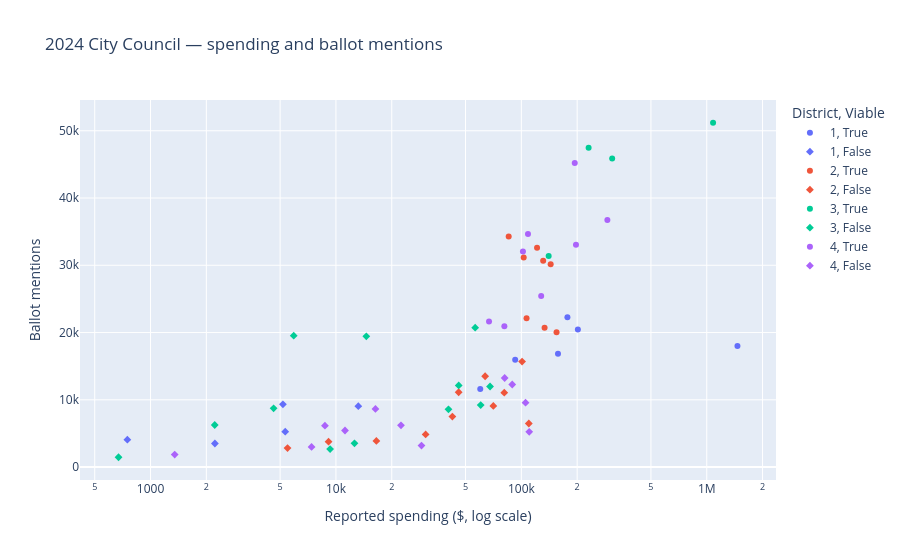

Notebook code for this chart:
### Markdown cell above
## 6. Interactive candidate explorer: spending and mentions

For spending, the log specification fits better. The x-axis is therefore shown
on a log scale for exploration.

### Code cell
plot_data = analysis.dropna(
    subset=["total_spending", "mentions"]
).copy()

plot_data["district"] = (
    plot_data["district"]
    .astype(str)
)

fig = px.scatter(
    plot_data,
    x="total_spending",
    y="mentions",
    color="district",
    symbol="is_viable",
    hover_name="canonical_candidate",
    hover_data={
        "total_spending": ":$,.0f",
        "mentions": ":,.0f",
        "first_place_votes": ":,.0f",
        "is_viable": True,
    },
    log_x=True,
    labels={
        "total_spending": "Reported spending ($, log scale)",
        "mentions": "Ballot mentions",
        "district": "District",
        "is_viable": "Viable",
    },
    title="2024 City Council — spending and ballot mentions",
)

fig.show()

### Figure 1 — Plotly figure (JSON) as saved in the notebook; plotly's stock layout.template omitted (floating-point values rounded to 4 significant figures)
{"data": [{"customdata": [[3550, true], [3975, true], [5586, true], [4052, true], [3894, true], [8297, true]], "hovertemplate": "<b>%{hovertext}</b><br><br>District=1<br>Viable=%{customdata[1]}<br>Reported spending ($, log scale)=%{x:$,.0f}<br>Ballot mentions=%{y:,.0f}<br>first_place_votes=%{customdata[0]:,.0f}<extra></extra>", "hovertext": ["Timur Ender", "Terrence Hayes", "Loretta Smith", "Noah Ernst", "Steph Routh", "Candace Avalos"], "legendgroup": "1, True", "marker": {"color": "#636efa", "symbol": "circle"}, "mode": "markers", "name": "1, True", "orientation": "v", "showlegend": true, "type": "scatter", "x": [157600.0, 92630.0, 1464000.0, 60030.0, 201800.0, 177200.0], "xaxis": "x", "y": [16860.0, 15970.0, 17980.0, 11610.0, 20440.0, 22270.0], "yaxis": "y"}, {"customdata": [[720, false], [355, false], [711, false], [385, false], [1111, false]], "hovertemplate": "<b>%{hovertext}</b><br><br>District=1<br>Viable=%{customdata[1]}<br>Reported spending ($, log scale)=%{x:$,.0f}<br>Ballot mentions=%{y:,.0f}<br>first_place_votes=%{customdata[0]:,.0f}<extra></extra>", "hovertext": ["Deian Salazar", "Joe Furi", "Cayle Tern", "Thomas Shervey", "David Linn"], "legendgroup": "1, False", "marker": {"color": "#636efa", "symbol": "diamond"}, "mode": "markers", "name": "1, False", "orientation": "v", "showlegend": true, "type": "scatter", "x": [5327.0, 750.0, 13200.0, 2224.0, 5176.0], "xaxis": "x", "y": [5262.0, 4070.0, 9061.0, 3507.0, 9324.0], "yaxis": "y"}, {"customdata": [[3997, true], [5462, true], [12447, true], [2287, true], [9924, true], [3404, true], [7218, true], [6838, true]], "hovertemplate": "<b>%{hovertext}</b><br><br>District=2<br>Viable=%{customdata[1]}<br>Reported spending ($, log scale)=%{x:$,.0f}<br>Ballot mentions=%{y:,.0f}<br>first_place_votes=%{customdata[0]:,.0f}<extra></extra>", "hovertext": ["Marnie Glickman", "Nat West", "Elana Pirtle-Guiney", "Mariah Hudson", "Sameer Kanal", "Jonathan Tasini", "Tiffani Penson", "Michelle DePass"], "legendgroup": "2, True", "marker": {"color": "#EF553B", "symbol": "circle"}, "mode": "markers", "name": "2, True", "orientation": "v", "showlegend": true, "type": "scatter", "x": [133500.0, 131100.0, 85460.0, 154800.0, 103000.0, 106700.0, 143900.0, 121500.0], "xaxis": "x", "y": [20720.0, 30670.0, 34270.0, 20050.0, 31170.0, 22140.0, 30150.0, 32610.0], "yaxis": "y"}, {"customdata": [[1233, false], [304, false], [1228, false], [707, false], [1476, false], [1646, false], [1114, false], [759, false], [834, false], [2520, false], [656, false]], "hovertemplate": "<b>%{hovertext}</b><br><br>District=2<br>Viable=%{customdata[1]}<br>Reported spending ($, log scale)=%{x:$,.0f}<br>Ballot mentions=%{y:,.0f}<br>first_place_votes=%{customdata[0]:,.0f}<extra></extra>", "hovertext": ["Chris Olson", "Sam Sachs", "Debbie Kitchin", "Laura Streib", "James Armstrong", "Michael (Mike) Marshall", "Jennifer Park", "Will Mespelt", "Nabil Zaghloul", "Bob Simril", "Reuben Berlin"], "legendgroup": "2, False", "marker": {"color": "#EF553B", "symbol": "diamond"}, "mode": "markers", "name": "2, False", "orientation": "v", "showlegend": true, "type": "scatter", "x": [42470.0, 5481.0, 70610.0, 30460.0, 63780.0, 100900.0, 45910.0, 16520.0, 109700.0, 80880.0, 9124.0], "xaxis": "x", "y": [7509.0, 2824.0, 9088.0, 4848.0, 13500.0, 15680.0, 11120.0, 3884.0, 6482.0, 11060.0, 3784.0], "yaxis": "y"}, {"customdata": [[16399, true], [20457, true], [16320, true], [3860, true]], "hovertemplate": "<b>%{hovertext}</b><br><br>District=3<br>Viable=%{customdata[1]}<br>Reported spending ($, log scale)=%{x:$,.0f}<br>Ballot mentions=%{y:,.0f}<br>first_place_votes=%{customdata[0]:,.0f}<extra></extra>", "hovertext": ["Angelita Morillo", "Steve Novick", "Tiffany Koyama Lane", "Jesse Cornett"], "legendgroup": "3, True", "marker": {"color": "#00cc96", "symbol": "circle"}, "mode": "markers", "name": "3, True", "orientation": "v", "showlegend": true, "type": "scatter", "x": [230600.0, 1082000.0, 308900.0, 140400.0], "xaxis": "x", "y": [47480.0, 51190.0, 45880.0, 31390.0], "yaxis": "y"}, {"customdata": [[506, false], [709, false], [194, false], [5313, false], [1571, false], [2786, false], [548, false], [1242, false], [1322, false], [225, false], [219, false], [1551, false]], "hovertemplate": "<b>%{hovertext}</b><br><br>District=3<br>Viable=%{customdata[1]}<br>Reported spending ($, log scale)=%{x:$,.0f}<br>Ballot mentions=%{y:,.0f}<br>first_place_votes=%{customdata[0]:,.0f}<extra></extra>", "hovertext": ["Brian Conley", "Ahlam K Osman", "Patrick Hilton", "Kezia Wanner", "Daniel DeMelo", "Harrison Kass", "Luke Zak", "Chris Flanary", "Jonathan (Jon) Walker", "Kelly Janes (KJ)", "Theo Hathaway Saner", "Philippe Knab"], "legendgroup": "3, False", "marker": {"color": "#00cc96", "symbol": "diamond"}, "mode": "markers", "name": "3, False", "orientation": "v", "showlegend": true, "type": "scatter", "x": [2219.0, 45930.0, 672.2, 14580.0, 67800.0, 60370.0, 40460.0, 56360.0, 4611.0, 9302.0, 12590.0, 5920.0], "xaxis": "x", "y": [6253.0, 12130.0, 1462.0, 19440.0, 11980.0, 9223.0, 8581.0, 20730.0, 8736.0, 2684.0, 3525.0, 19530.0], "yaxis": "y"}, {"customdata": [[10387, true], [8123, true], [4757, true], [8005, true], [4415, true], [3749, true], [3891, true], [19138, true]], "hovertemplate": "<b>%{hovertext}</b><br><br>District=4<br>Viable=%{customdata[1]}<br>Reported spending ($, log scale)=%{x:$,.0f}<br>Ballot mentions=%{y:,.0f}<br>first_place_votes=%{customdata[0]:,.0f}<extra></extra>", "hovertext": ["Mitch Green", "Eli Arnold", "Chad Lykins", "Eric Zimmerman", "Sarah Silkie", "Lisa Freeman", "Bob Weinstein", "Olivia Clark"], "legendgroup": "4, True", "marker": {"color": "#ab63fa", "symbol": "circle"}, "mode": "markers", "name": "4, True", "orientation": "v", "showlegend": true, "type": "scatter", "x": [197100.0, 108600.0, 127900.0, 291100.0, 102000.0, 66940.0, 80990.0, 194100.0], "xaxis": "x", "y": [33040.0, 34640.0, 25420.0, 36730.0, 32040.0, 21640.0, 20930.0, 45200.0], "yaxis": "y"}, {"customdata": [[315, false], [578, false], [230, false], [1092, false], [888, false], [301, false], [2004, false], [979, false], [1052, false], [1694, false], [531, false]], "hovertemplate": "<b>%{hovertext}</b><br><br>District=4<br>Viable=%{customdata[1]}<br>Reported spending ($, log scale)=%{x:$,.0f}<br>Ballot mentions=%{y:,.0f}<br>first_place_votes=%{customdata[0]:,.0f}<extra></extra>", "hovertext": ["Mike DiNapoli", "Moses Ross", "Michael Trimble", "Stanley Penkin", "Bob Callahan", "Chris Henry", "Tony Morse", "Chloe Mason", "John Toran", "Ben Hufford", "Ciatta R Thompson"], "legendgroup": "4, False", "marker": {"color": "#ab63fa", "symbol": "diamond"}, "mode": "markers", "name": "4, False", "orientation": "v", "showlegend": true, "type": "scatter", "x": [7389.0, 110300.0, 1350.0, 105400.0, 22430.0, 28940.0, 81290.0, 8723.0, 16330.0, 89310.0, 11190.0], "xaxis": "x", "y": [3001.0, 5238.0, 1856.0, 9570.0, 6205.0, 3199.0, 13250.0, 6149.0, 8652.0, 12280.0, 5439.0], "yaxis": "y"}], "layout": {"legend": {"title": {"text": "District, Viable"}, "tracegroupgap": 0}, "title": {"text": "2024 City Council — spending and ballot mentions"}, "xaxis": {"anchor": "y", "domain": [0, 1], "title": {"text": "Reported spending ($, log scale)"}, "type": "log"}, "yaxis": {"anchor": "x", "domain": [0, 1], "title": {"text": "Ballot mentions"}}}}
